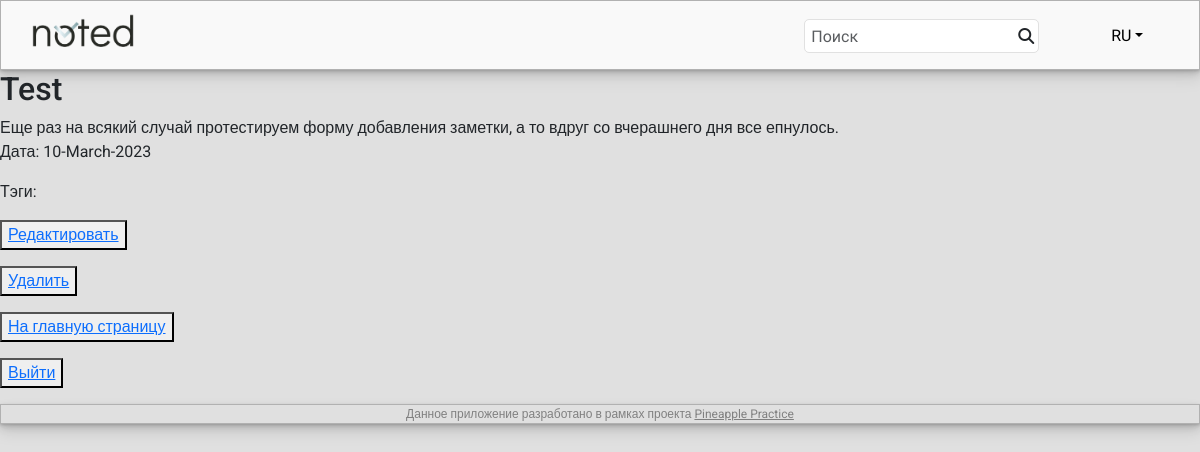
The app's page /main/16, older data.
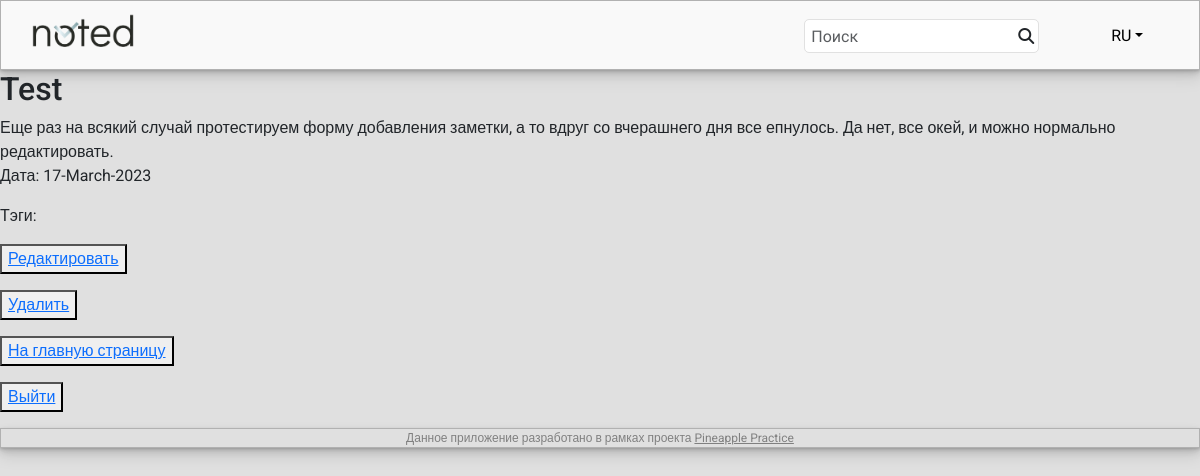
The same page, newer data.
### notes/models.py (models this page shows, shortened)
class Note(models.Model):
    note_title = models.CharField(max_length=250)
    note_text = models.TextField()
    note_time = models.DateField()
    note_author = models.ForeignKey(User, on_delete=models.CASCADE)
    note_trash = models.BooleanField(default=False)

### notes/views.py (the view)
# urls.py: path('<int:pk>', NoteDetail.as_view(), name='note_detail'),
class NoteDetail(DetailView):
    model = Note
    template_name = 'note.html'
    context_object_name = 'note'

### templates/note.html (shortened to what this page needs)
{% extends 'default.html' %}
{% block content %}
<h2>{{ note.note_title }}</h2>
{{ note.note_text }}
<p>Дата: {{ note.note_time|date:'d-F-Y' }}</p>
<p>Тэги: </p>
<p><button> <a href="{% url 'note_edit' note.id %}">Редактировать</a> </button></p>
<p><button><a href="{% url 'note_delete' note.id %}"><u> Удалить </u></a></button></p>
<p><button> <a href="{% url 'main' %}">На главную страницу</a> </button></p>
<p><button> <a href="{% url 'logout' %}">Выйти</a> </button></p>
{% endblock content %}

Row changes from the older to the newer data that the page shows:
changed Note "Test": note_text "Еще раз на всякий случай протестируем форму добавления заметки, а то вдруг со вчерашнего дня все епнулось." → "Еще раз на всякий случай протестируем форму добавления заметки, а то вдруг со вчерашнего дня все епнулось. Да нет, все окей, и можно нормально редактировать."; note_time "10-March-2023" → "17-March-2023"
